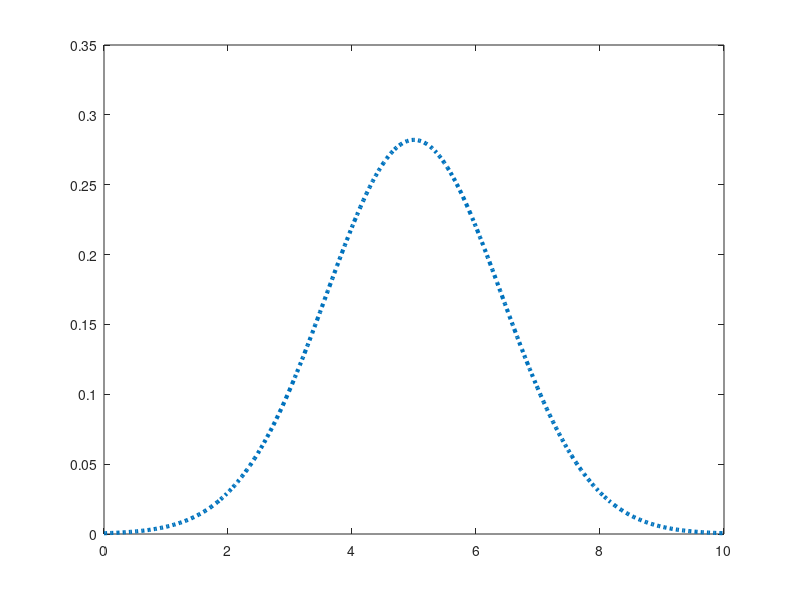

MATLAB code to generate this figure: (Note: this script raises an error after producing the figure.)
% Anush Rathod
% 09/17/2021
% ECE202 F21, MATLAB excercise M4 part(c)
% plotting a Normalized Gaussian graph

clear
clf

%----- setting up array and values for x and P(x)---------
x = linspace(0, 10, 400); % length array, in m
P = exp((-1*(x-5).^2)/4)/(2*sqrt(pi)); % Probability Density array, in m^-1

%----- plotting the graphs------
plot(x, P, ':', 'LineWidth', 3)  % dotted blue line

%------ labeling the axes-------
ax = gca; ax.FontSize = 16;
xlabel('x (m)', 'FontSize', 20)
ylabel('Probablity Density (m^{-1})', 'FontSize', 20)
title('ECE202 M4 part(c)- Normalized Gaussian', 'FontSize', 24)

grid on
